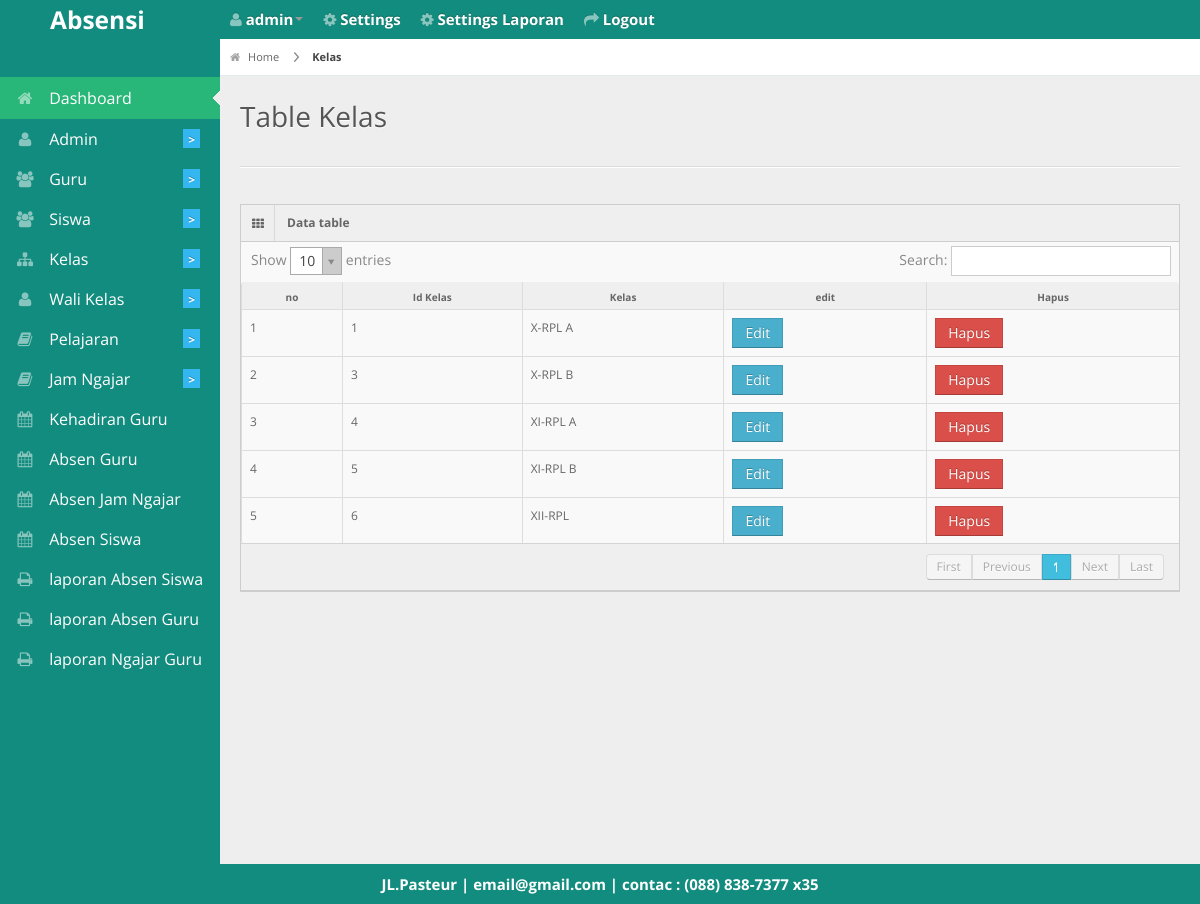
/admin/tablekelas.php (signed in), run on the app's committed database.
### tables this page shows
CREATE TABLE `kelas` (
  `id_kelas` int(11) NOT NULL,
  `nama_kelas` varchar(30) NOT NULL
);

CREATE TABLE `biodata` (
  `id_biodata` int(11) NOT NULL,
  `nama_sekolah` varchar(255) NOT NULL,
  `alamat` varchar(255) NOT NULL,
  `photo` varchar(255) NOT NULL,
  `email` varchar(255) NOT NULL,
  `telepon` varchar(20) NOT NULL,
  `kota` varchar(50) NOT NULL
);

### admin/tablekelas.php (the view, shortened to what this page needs)
<?php
 include '../db/koneksi.php';
 include '../layout/header.php'; ?>
<div id="content">
  <div id="content-header">
    <div id="breadcrumb"> <a href="http://localhost/absensi2/<?php echo $_SESSION['akses']; ?>/" title="Go to Home" class="tip-bottom"><i class="icon-home"></i> Home</a>
      <a href="http://localhost/absensi2/admin/kelas" class="current">Kelas</a> </div>
    <h1>Table Kelas</h1>
  </div>
  <div class="container-fluid">
    <hr>
    <div class="row-fluid">
      <div class="span12">
        <div class="widget-box">
          <div class="widget-title"> <span class="icon"><i class="icon-th"></i></span>
            <h5>Data table</h5>
          </div>
          <div class="widget-content nopadding">
            <table class="table table-bordered data-table">
              <thead>
                <tr>
                  <th>no</th>
                  <th>Id Kelas</th>
                  <th>Kelas</th>
                  <th>edit</th>
                  <th>Hapus</th>
              </tr>
              </thead>
              <tbody>
                <?php
                $query_tampil=mysqli_query($konek,"select * from kelas ORDER BY nama_kelas");
                $no=1; while ($data=mysqli_fetch_array($query_tampil)) {
                 ?>
                <tr class="gradeX">
                  <td><?php echo $no; ?></td>
                  <td><?php echo $data['id_kelas']; ?></td>
                  <td><?php echo $data['nama_kelas']; ?></td>
                  <td><a href="http://localhost/absensi2/admin/kelas/edit/<?PHP echo $data['id_kelas']?>"class="btn btn-info">Edit</a></td>
                  <td><a href="http://localhost/absensi2/admin/kelas/hapus/<?PHP echo $data['id_kelas']?>"class="btn btn-danger">Hapus</a></td>
                </tr>
                <?php $no++; } ?>
              </tbody>
            </table>
          </div>
        </div>
      </div>
    </div>
  </div>
</div>
<?php include '../layout/footer.php'; ?>

### layout/footer.php (shortened to what this page needs)
<div class="row-fluid">
  <div id="footer" class="span12"style="
    color: #fff;
    font-weight: bold;
    font-size: 15px;
">
     <?php echo "$header_photo[alamat] | $header_photo[email] | contac : $header_photo[telepon]"; ?> </div>
</div>
</body>
</html>

### css/matrix-style.css (style rules this page uses)
* { outline:none !important; -moz-outline: none !important; }
html, body { height:100% }
body { overflow-x: hidden; margin-top: -10px; font-family: 'Open Sans', sans-serif; font-size:12px; color:#666; }
a { color:#666; }
select, textarea, input[type="text"], input[type="password"], input[type="datetime"], input[type="datetime-local"], input[type="date"], input[type="month"], input[type="time"], input[type="week"], input[type="number"], input[type="email"], input[type="url"], input[type="search"], input[type="tel"], input[type="color"], .uneditable-input, .label, .dropdown-menu, .btn, .well, .progress, .table-bordered, .btn-group > .btn:first-child, .btn-group > .btn:last-child, .btn-group > .btn:last-child, .btn-group > .dropdown-toggle, .alert { border-radius:0px; }
.btn, textarea, input[type="text"], input[type="password"], input[type="datetime"], input[type="datetime-local"], input[type="date"], input[type="month"], input[type="time"], input[type="week"], input[type="number"], input[type="email"], input[type="url"], input[type="search"], input[type="tel"], input[type="color"], .uneditable-input { box-shadow:none; }
.progress, .progress-success .bar, .progress .bar-success, .progress-warning .bar, .progress .bar-warning, .progress-danger .bar, .progress .bar-danger, .progress-info .bar, .progress .bar-info, .btn, .btn-primary { background-image:none; }
#footer { padding:10px; text-align:center; }
hr { border-top-color:#dadada; }
#content { background: none repeat scroll 0 0 #eeeeee; margin-left: 220px; margin-right: 0; padding-bottom: 25px; position: relative; min-height:100%; width: auto; }
#content-header { position: abslute; width: 100%; margin-top: -38px; z-index: 20; }
#content-header h1 { color: #555555; font-size: 28px; font-weight: normal; float: none; text-shadow: 0 1px 0 #ffffff; margin-left: 20px; position: relative; }
#content-header h1, #content-header .btn-group { margin-top: 20px; }
#breadcrumb { background-color: #fff; border-bottom: 1px solid #e3ebed; }
#breadcrumb a { padding: 8px 20px 8px 10px; display: inline-block; background-image: url('../img/breadcrumb.png'); background-position: center right; background-repeat: no-repeat; font-size: 11px; color: #666666; }
#breadcrumb a:last-child { background-image:none; }
#breadcrumb a.current { font-weight: bold; color: #444444; }
#breadcrumb a i { margin-right: 5px; opacity: .6; }
.stat-boxes .peity_bar_good, .stat-boxes .peity_line_good, { color: #459D1C; }
.widget-box { background: none repeat scroll 0 0 #F9F9F9; border-left: 1px solid #CDCDCD; border-top: 1px solid #CDCDCD; border-right: 1px solid #CDCDCD; clear: both; margin-top: 16px; margin-bottom: 16px; position: relative; }
.widget-title, .modal-header, .table th, div.dataTables_wrapper .ui-widget-header { background:#efefef; border-bottom: 1px solid #CDCDCD; height: 36px; }
.widget-title span.icon { padding: 9px 10px 7px 11px; float: left; border-right:1px solid #dadada; }
.widget-title h5 { color: #666; float: left; font-size: 12px; font-weight: bold; padding: 12px; line-height: 12px; margin: 0; }
.widget-content { padding:15px; border-bottom: 1px solid #cdcdcd; }
.table th { height: auto; font-size: 10px; padding: 5px 10px 2px; border-bottom: 0; text-align: center; color: #666666; }
.nopadding { padding: 0 !important; }
.nopadding .table { margin-bottom: 0; }
.nopadding .table-bordered { border: 0; }

### css/matrix-media.css (style rules this page uses)
body { background: #128C7E; }

### data on the page
kelas: id_kelas "1", nama_kelas "X-RPL A"
kelas: id_kelas "3", nama_kelas "X-RPL B"
kelas: id_kelas "4", nama_kelas "XI-RPL A"
kelas: id_kelas "5", nama_kelas "XI-RPL B"
kelas: id_kelas "6", nama_kelas "XII-RPL"
biodata: alamat "JL.Pasteur", email "email@gmail.com", telepon "(088) 838-7377 x35"

### other printed values
$_SESSION['username'] "admin"
